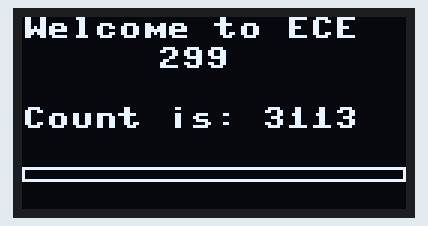
Simulated run of this program. Board: Raspberry Pi Pico running MicroPython. On the bench: 128×64 one-colour display. Library files of the repository ran but are not shown: ssd1309.py.

Above: at 0.1 s.

The program:

basicdisplay.py
```python
from machine import Pin, SPI

# Import the custom SSD1309 driver class
from ssd1309 import Display
import framebuf

# Define columns and rows of the OLED display
SCREEN_WIDTH = 128
SCREEN_HEIGHT = 64

# Initialize I/O pins associated with the OLED display SPI interface
spi_sck = Pin(18)
spi_sda = Pin(19) # MOSI / TX pin
spi_res = Pin(21) # Reset pin
spi_dc  = Pin(20) # Data/Command pin
spi_cs  = Pin(17) # Chip Select pin

SPI_DEVICE = 0

# Initialize the SPI interface
oled_spi = SPI(SPI_DEVICE, baudrate=1000000, sck=spi_sck, mosi=spi_sda)

# Initialize the display using the driver's constructor parameters
oled = Display(
    spi=oled_spi,
    cs=spi_cs,
    dc=spi_dc,
    rst=spi_res,
    width=SCREEN_WIDTH,
    height=SCREEN_HEIGHT,
    flip=False
)

# Assign a value to a variable
Count = 3113

while True:
    # Clear the frame buffer
    oled.clear_buffers()

    # Update the text on the screen using the driver's built-in 8x8 font method
    oled.draw_text8x8(0, 0, "Welcome to ECE")
    oled.draw_text8x8(45, 10, "299")
    oled.draw_text8x8(0, 30, "Count is: %4d" % Count)

    # Draw box below the text using the custom rectangle method
    oled.draw_rectangle(0, 50, 128, 5)

    # Transfer the buffer data to the physical screen
    oled.present()
```
